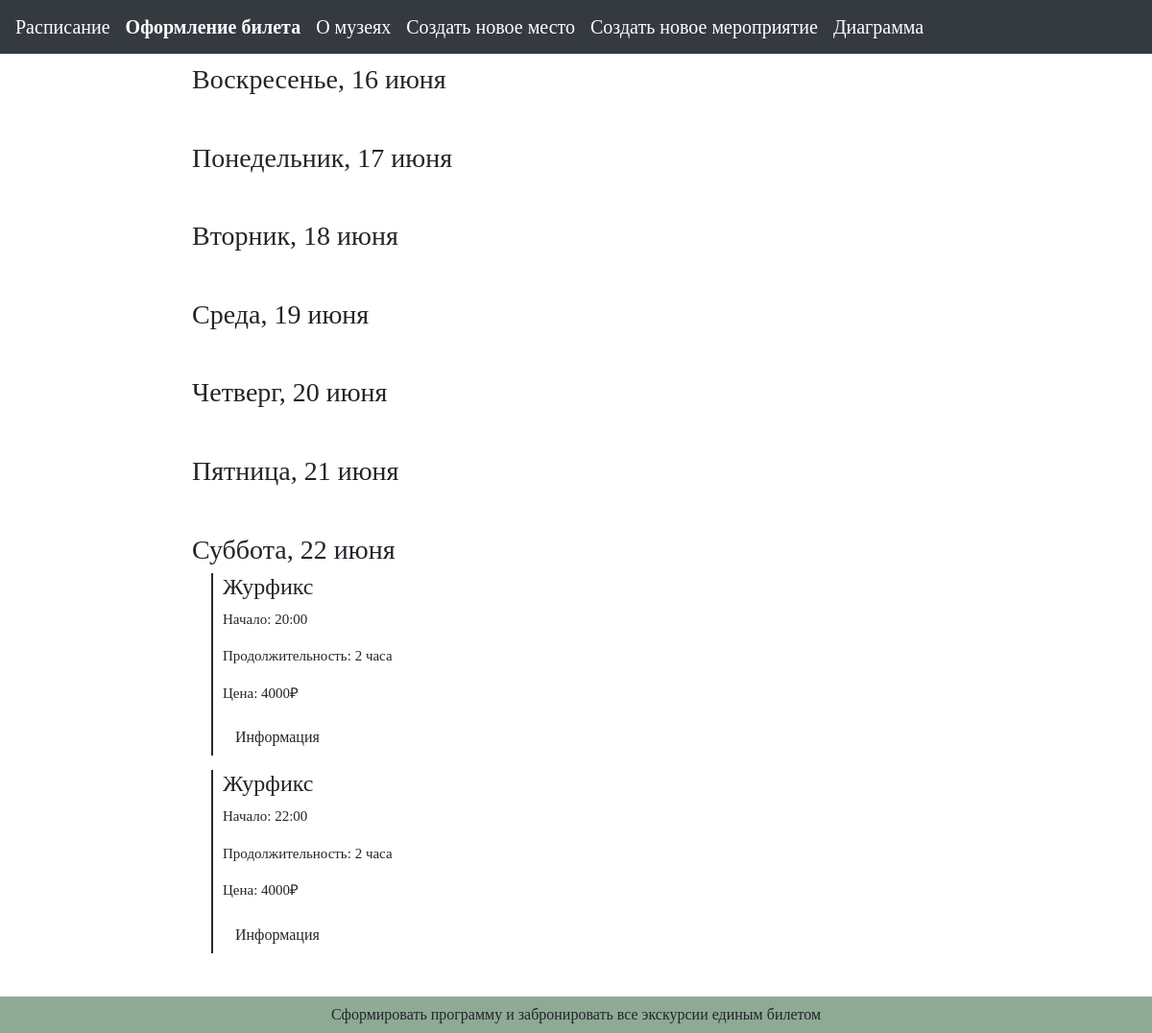
The page /all_museums/ on the database as committed earlier.
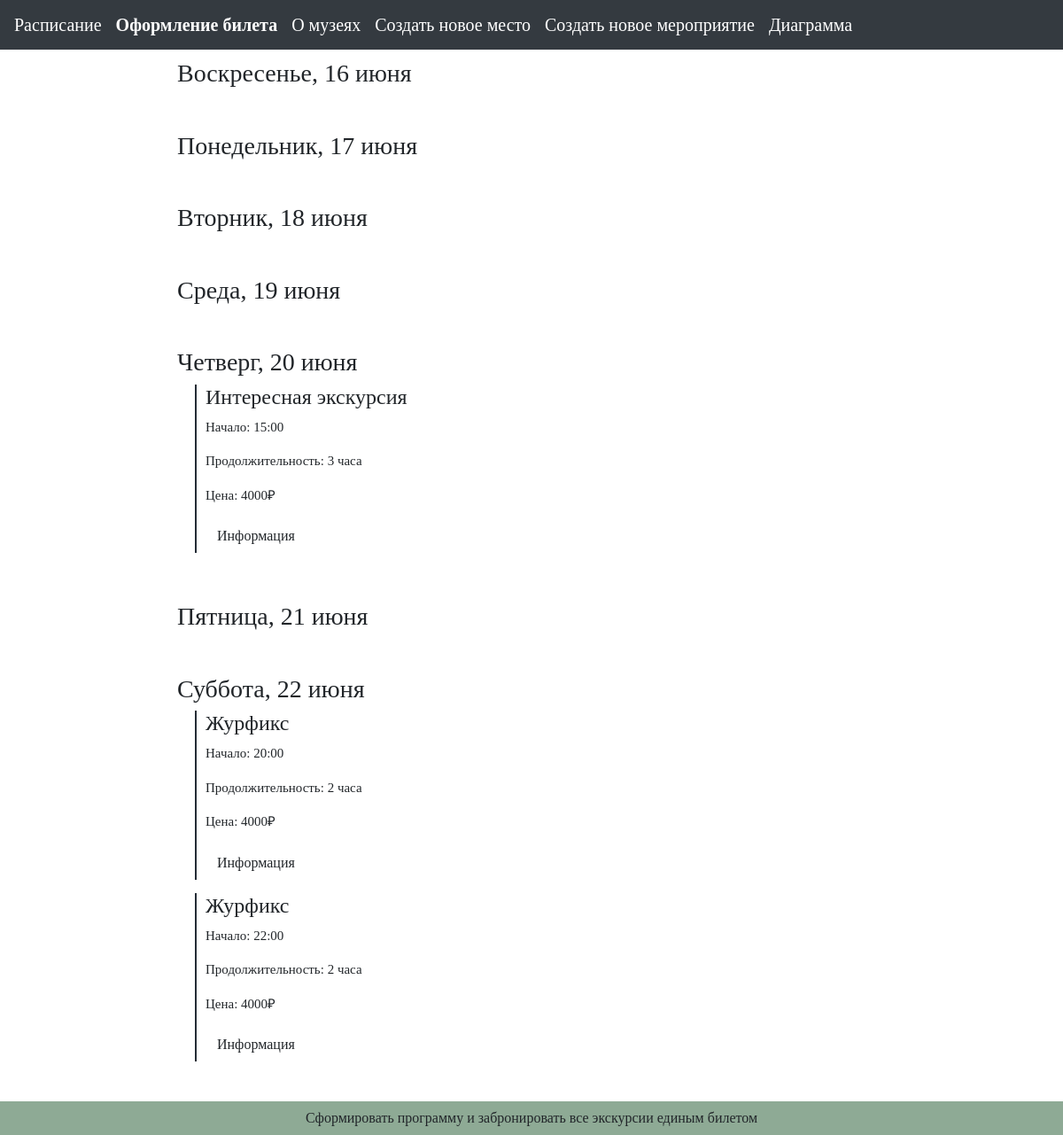
The same page on the database as committed later.
### first/models.py (models this page shows)
class Programm(models.Model):
    name = models.CharField(max_length=10000, default=None)
    length = models.IntegerField()
    month_start = models.IntegerField()
    day_start = models.IntegerField()
    hour_start = models.IntegerField()
    minute_start = models.IntegerField()
    periodicity = models.IntegerField()
    capacity = models.IntegerField()
    price_adult = models.IntegerField()
    price_children = models.IntegerField()
    price_invalid = models.IntegerField()
    discount_price_adult = models.IntegerField()
    discount_price_invalid = models.IntegerField()
    discount_price_children = models.IntegerField()
    parent = models.IntegerField()

### first/views.py (the view, shortened to what this page needs)
# urls.py: path('all_museums/', views.all_museums_page),
def all_museums_page(request):
    programms = list(Programm.objects.filter())
    now_weekday = datetime.now().isoweekday()
    now_month = date.today().month
    now_day = date.today().day
    now_hour = datetime.now().hour + 3
    now_minute = datetime.now().minute
    TIMESWEEK = 168
    days = ['Понедельник', 'Вторник', 'Среда', 'Четверг', 'Пятница', 'Суббота', 'Воскресенье']
    months = ["января", "февраля", "марта", "апреля", "мая", "июня", "июля", "августа", "сентября", "октября", "ноября",
              "декабря"]
    lst = dict()
    k = 0
    print(days[now_weekday - 1:len(days):])
    for i in days[now_weekday - 1:len(days):]:
        print(i)
        if now_month == 4 or now_month == 6 or now_month == 9 or now_month == 11:
            if now_day + k > 30:
                lst[f"{i}, {now_day + k - 30} {months[now_month - 1 + 1]}"] = []
            else:
                lst[f"{i}, {now_day + k} {months[now_month - 1]}"] = []
        k += 1
    for i in days[:now_weekday - 1]:
        if now_month == 4 or now_month == 6 or now_month == 9 or now_month == 11:
            if now_day + k > 30:
                lst[f"{i}, {now_day + k - 30} {months[now_month - 1 + 1]}"] = []
            else:
                lst[f"{i}, {now_day + k} {months[now_month - 1]}"] = []
        k += 1
    print(programms)
    for i in programms:
        change_time(i)
        if i.day_start - now_day <= 6:
            lst[list(lst.keys())[i.day_start - now_day]].append(
                [i.name, str(i.hour_start).zfill(2), str(i.minute_start).zfill(2), i.length, i.price_adult, i.id])
    for i in lst:
        lst[i] = sorted(lst[i], key=lambda x: x[1])
        lst[i] = sorted(lst[i], key=lambda x: x[2])
    res = []
    for i in lst:
        pr = {
            "day": i,
            "value": []
        }
        for j in lst[i]:
            pr["value"].append({
                "name": j[0],
                "time": f"{j[1]}:{j[2]}",
                "capacity": j[3],
                "price": j[4],
                "id": j[5]
            })
        res.append(pr)
    context = {
        "lst": res
    }
    if request.method == "POST":
        print("done")
        print(request.POST)
        return redirect('/one_revers')
    print(lst)
    return render(request, "all_museums.html", context)

### first/templates/all_museums.html (shortened to what this page needs)
<!DOCTYPE html>
<html lang="en">
<head>
    <link rel="stylesheet" href="https://stackpath.bootstrapcdn.com/bootstrap/4.5.2/css/bootstrap.min.css">
</head>
<body>
    <nav class="navbar navbar-expand-lg navbar-dark bg-dark">
        <a class="navbar-brand" href="/admin">Расписание</a>
        <a class="navbar-brand" href=""><b>Оформление билета</b></a>
        <a class="navbar-brand" href="/museum_info">О музеях</a>
        <a class="navbar-brand" href="/upload_place">Создать новое место</a>
        <a class="navbar-brand" href="/upload_programm">Создать новое мероприятие</a>
        <a class="navbar-brand" href="/plot">Диаграмма</a>
    </nav>
    <div class="timeline">
        {% for i in lst %}
        <div class="day">
            <h3>{{ i.day }}</h3>
            {% for j in i.value %}
            <div class="event">
                <h4>{{ j.name }}</h4>
                <p>Начало: {{ j.time }} </p>
                <p>Продолжительность: {{ j.capacity }} часа</p>
                <p>Цена: {{ j.price }}₽</p>
                <form action="/registr/{{ j.id }}" target="_blank">
                <button class="btn">Информация</button>
            </form>
            </div>
            {% endfor %}
        </div>
        {% endfor %}
        </div>
    <form id="one_ticket" action="/admin_reserv">
        <button class="btn" >Сформировать программу и забронировать все экскурсии единым билетом</button>
    </form>
</body>
</html>

Rows that differ between the two databases and show on the page:
added Programm: name "Интересная экскурсия"
Other text that changed with them:
new list line: "Начало: 15:00 Продолжительность: 3 часа Цена: 4000 ₽ Информация"
